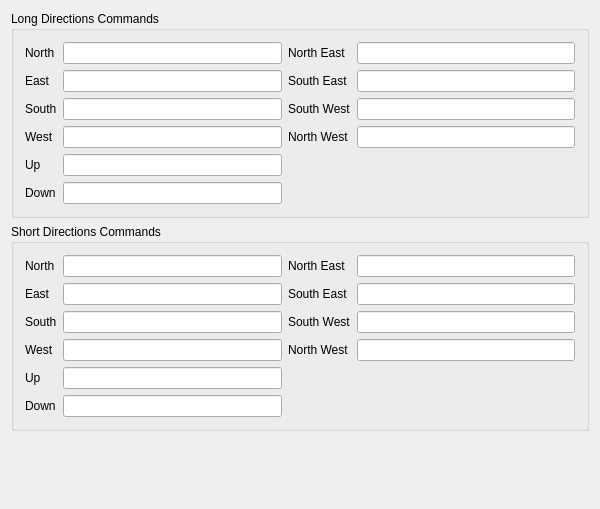
<?xml version="1.0" encoding="UTF-8"?>
<ui version="4.0" stdsetdef="1">
  <author></author>
  <comment></comment>
  <exportmacro></exportmacro>
  <class>DlgMapDirectionsBase</class>
  <widget class="QWidget" name="DlgMapDirectionsBase">
    <property name="geometry">
      <rect>
        <x>0</x>
        <y>0</y>
        <width>600</width>
        <height>509</height>
      </rect>
    </property>
    <property name="windowTitle">
      <string>Directions</string>
    </property>
    <layout class="QVBoxLayout">
      <property name="margin">
        <number>11</number>
      </property>
      <property name="spacing">
        <number>6</number>
      </property>
      <item>
        <widget class="QGroupBox" name="m_fraDirectionsLong">
          <property name="title">
            <string>Long Directions Commands</string>
          </property>
          <layout class="QGridLayout">
            <property name="margin">
              <number>11</number>
            </property>
            <property name="spacing">
              <number>6</number>
            </property>
            <item row="3" column="3">
              <widget class="QLineEdit" name="m_txtNorthWestLong"/>
            </item>
            <item row="1" column="3">
              <widget class="QLineEdit" name="m_txtSouthEastLong"/>
            </item>
            <item row="2" column="1">
              <widget class="QLineEdit" name="m_txtSouthLong"/>
            </item>
            <item row="2" column="3">
              <widget class="QLineEdit" name="m_txtSouthWestLong"/>
            </item>
            <item row="0" column="1">
              <widget class="QLineEdit" name="m_txtNorthLong"/>
            </item>
            <item row="3" column="1">
              <widget class="QLineEdit" name="m_txtWestLong"/>
            </item>
            <item row="0" column="3">
              <widget class="QLineEdit" name="m_txtNorthEastLong"/>
            </item>
            <item row="5" column="1">
              <widget class="QLineEdit" name="m_txtDownLong"/>
            </item>
            <item row="1" column="1">
              <widget class="QLineEdit" name="m_txtEastLong"/>
            </item>
            <item row="4" column="1">
              <widget class="QLineEdit" name="m_txtUpLong"/>
            </item>
            <item row="0" column="0">
              <widget class="QLabel" name="m_lblNorthLong">
                <property name="text">
                  <string>North</string>
                </property>
                <property name="wordWrap">
                  <bool>false</bool>
                </property>
              </widget>
            </item>
            <item row="1" column="0">
              <widget class="QLabel" name="m_lblEastLong">
                <property name="text">
                  <string>East</string>
                </property>
                <property name="wordWrap">
                  <bool>false</bool>
                </property>
              </widget>
            </item>
            <item row="2" column="0">
              <widget class="QLabel" name="m_lblSouthLong">
                <property name="text">
                  <string>South</string>
                </property>
                <property name="wordWrap">
                  <bool>false</bool>
                </property>
              </widget>
            </item>
            <item row="3" column="0">
              <widget class="QLabel" name="m_lblWestLong">
                <property name="text">
                  <string>West</string>
                </property>
                <property name="wordWrap">
                  <bool>false</bool>
                </property>
              </widget>
            </item>
            <item row="4" column="0">
              <widget class="QLabel" name="m_lblUpLong">
                <property name="text">
                  <string>Up</string>
                </property>
                <property name="wordWrap">
                  <bool>false</bool>
                </property>
              </widget>
            </item>
            <item row="5" column="0">
              <widget class="QLabel" name="m_lblDownLong">
                <property name="text">
                  <string>Down</string>
                </property>
                <property name="wordWrap">
                  <bool>false</bool>
                </property>
              </widget>
            </item>
            <item row="0" column="2">
              <widget class="QLabel" name="m_lblNorthEastLong">
                <property name="text">
                  <string>North East</string>
                </property>
                <property name="wordWrap">
                  <bool>false</bool>
                </property>
              </widget>
            </item>
            <item row="1" column="2">
              <widget class="QLabel" name="m_lblSouthEastLong">
                <property name="text">
                  <string>South East</string>
                </property>
                <property name="wordWrap">
                  <bool>false</bool>
                </property>
              </widget>
            </item>
            <item row="2" column="2">
              <widget class="QLabel" name="m_lblSouthWestLong">
                <property name="text">
                  <string>South West</string>
                </property>
                <property name="wordWrap">
                  <bool>false</bool>
                </property>
              </widget>
            </item>
            <item row="3" column="2">
              <widget class="QLabel" name="m_lblNorthWestLong">
                <property name="text">
                  <string>North West</string>
                </property>
                <property name="wordWrap">
                  <bool>false</bool>
                </property>
              </widget>
            </item>
          </layout>
        </widget>
      </item>
      <item>
        <widget class="QGroupBox" name="m_fraDirectionsShort">
          <property name="title">
            <string>Short Directions Commands</string>
          </property>
          <layout class="QGridLayout">
            <property name="margin">
              <number>11</number>
            </property>
            <property name="spacing">
              <number>6</number>
            </property>
            <item row="3" column="3">
              <widget class="QLineEdit" name="m_txtNorthWestShort"/>
            </item>
            <item row="1" column="3">
              <widget class="QLineEdit" name="m_txtSouthEastShort"/>
            </item>
            <item row="2" column="1">
              <widget class="QLineEdit" name="m_txtSouthShort"/>
            </item>
            <item row="2" column="3">
              <widget class="QLineEdit" name="m_txtSouthWestShort"/>
            </item>
            <item row="0" column="1">
              <widget class="QLineEdit" name="m_txtNorthShort"/>
            </item>
            <item row="3" column="1">
              <widget class="QLineEdit" name="m_txtWestShort"/>
            </item>
            <item row="0" column="3">
              <widget class="QLineEdit" name="m_txtNorthEastShort"/>
            </item>
            <item row="5" column="1">
              <widget class="QLineEdit" name="m_txtDownShort"/>
            </item>
            <item row="1" column="1">
              <widget class="QLineEdit" name="m_txtEastShort"/>
            </item>
            <item row="4" column="1">
              <widget class="QLineEdit" name="m_txtUpShort"/>
            </item>
            <item row="0" column="0">
              <widget class="QLabel" name="m_lblNorthShort">
                <property name="text">
                  <string>North</string>
                </property>
                <property name="wordWrap">
                  <bool>false</bool>
                </property>
              </widget>
            </item>
            <item row="1" column="0">
              <widget class="QLabel" name="m_lblEastShort">
                <property name="text">
                  <string>East</string>
                </property>
                <property name="wordWrap">
                  <bool>false</bool>
                </property>
              </widget>
            </item>
            <item row="2" column="0">
              <widget class="QLabel" name="m_lblSouthShort">
                <property name="text">
                  <string>South</string>
                </property>
                <property name="wordWrap">
                  <bool>false</bool>
                </property>
              </widget>
            </item>
            <item row="3" column="0">
              <widget class="QLabel" name="m_lblWestShort">
                <property name="text">
                  <string>West</string>
                </property>
                <property name="wordWrap">
                  <bool>false</bool>
                </property>
              </widget>
            </item>
            <item row="4" column="0">
              <widget class="QLabel" name="m_lblUpShort">
                <property name="text">
                  <string>Up</string>
                </property>
                <property name="wordWrap">
                  <bool>false</bool>
                </property>
              </widget>
            </item>
            <item row="5" column="0">
              <widget class="QLabel" name="m_lblDownShort">
                <property name="text">
                  <string>Down</string>
                </property>
                <property name="wordWrap">
                  <bool>false</bool>
                </property>
              </widget>
            </item>
            <item row="0" column="2">
              <widget class="QLabel" name="m_lblNorthEastShort">
                <property name="text">
                  <string>North East</string>
                </property>
                <property name="wordWrap">
                  <bool>false</bool>
                </property>
              </widget>
            </item>
            <item row="1" column="2">
              <widget class="QLabel" name="m_lblSouthEastShort">
                <property name="text">
                  <string>South East</string>
                </property>
                <property name="wordWrap">
                  <bool>false</bool>
                </property>
              </widget>
            </item>
            <item row="2" column="2">
              <widget class="QLabel" name="m_lblSouthWestShort">
                <property name="text">
                  <string>South West</string>
                </property>
                <property name="wordWrap">
                  <bool>false</bool>
                </property>
              </widget>
            </item>
            <item row="3" column="2">
              <widget class="QLabel" name="m_lblNorthWestShort">
                <property name="text">
                  <string>North West</string>
                </property>
                <property name="wordWrap">
                  <bool>false</bool>
                </property>
              </widget>
            </item>
          </layout>
        </widget>
      </item>
      <item>
        <spacer name="Spacer2">
          <property name="sizeHint">
            <size>
              <width>0</width>
              <height>41</height>
            </size>
          </property>
          <property name="sizeType">
            <enum>QSizePolicy::Expanding</enum>
          </property>
          <property name="orientation">
            <enum>Qt::Vertical</enum>
          </property>
        </spacer>
      </item>
    </layout>
  </widget>
  <layoutdefault spacing="6" margin="11"/>
</ui>
